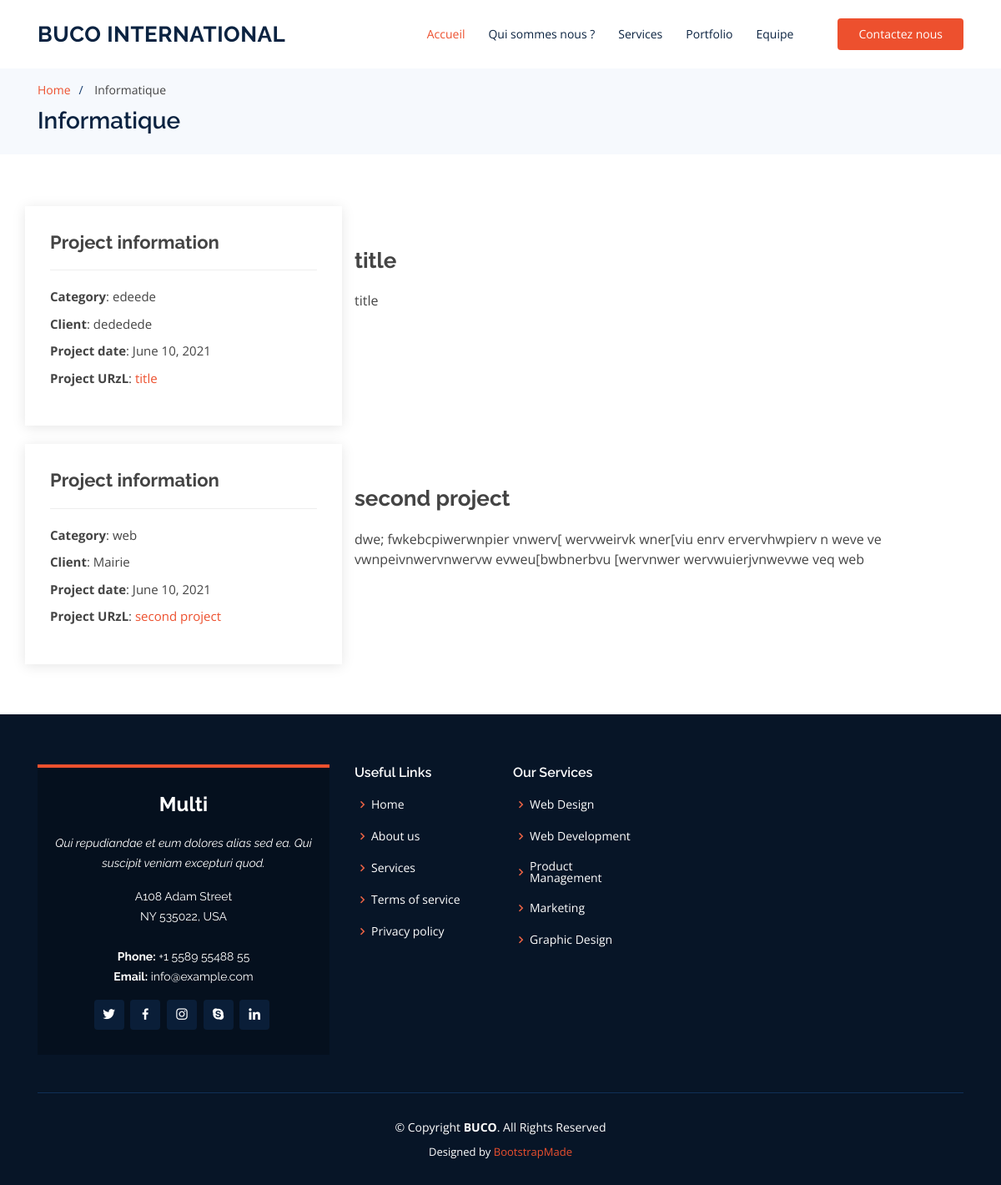
The app's page /Informatique/portofolio with its own data.
### landinpage/models.py (models this page shows, shortened)
class Service(models.Model):
    title = models.CharField(max_length=150)
    description = models.TextField()

class Project(models.Model):
    service = models.ForeignKey(Service, on_delete=models.CASCADE, related_name='services')
    title = models.CharField(max_length=150)
    description = models.TextField()
    category = models.CharField(max_length=150)
    client = models.CharField(max_length=150)
    project_date = models.DateField(auto_now=False, auto_now_add=False)
    project_url = models.URLField(max_length=250, blank=True)
    project_img = models.ImageField(upload_to='projects')
    def __str__(self):
        return self.title

### landinpage/views.py (the view)
# urls.py: path('<str:title>/portofolio', views.portofolio, name='portofolio')
def portofolio(request, title):
    service = get_object_or_404(Service, title=title)
    projects = Project.objects.filter(service=service.id)
    print(projects)
    data = {
        'projects': projects,
        'service': service
        }
    return render(request, 'landinpage/portofolio.html', data)

### landinpage/templates/landinpage/portofolio.html (shortened to what this page needs)
{% extends 'landinpage/base.html' %}
{% load static %}
{% block main %}
    <section id="breadcrumbs" class="breadcrumbs">
      <div class="container">
        <ol>
          <li><a href="{% url 'landinpage:index' %} ">Home</a></li>
          <li> {{service.title}} </li>
        </ol>
        <h2>{{service.title}}</h2>
      </div>
    </section>
    <section id="portfolio-details" class="portfolio-details">
      <div class="container">
{% for project in projects  %}
        <div class="row mtop-2">
              <div class="portfolio-info col-lg-4">
                <h3>Project information</h3>
                  <ul>
                      <li><strong>Category</strong>: {{project.category}} </li>
                      <li><strong>Client</strong>: {{ project.client}}</li>
                      <li><strong>Project date</strong>: {{ project.project_date}}</li>
                      <li><strong>Project URzL</strong>: <a href="{{ project.url}}">{{ project.title}}</a></li>
                  </ul>
              </div>
            <div class="portfolio-description col-lg-8">
                <h2>{{ project.title}}</h2>
                <p>
                    {{ project.description}}
                </p>
            </div>
        </div>
         {% endfor %}
      </div>
    </section>
{% endblock %}

### landinpage/static/css/style.css (style rules this page uses)
body { font-family: "Open Sans", sans-serif; color: #444444; }
a { color: #ed502e; }
h1, h2, h3, h4, h5, h6 { font-family: "Raleway", sans-serif; }
section { padding: 60px 0; }
.breadcrumbs { padding: 15px 0; background: #f6f9fd; min-height: 40px; margin-top: 82px; }
.breadcrumbs h2 { font-size: 28px; font-weight: 600; color: #0b2341; }
.breadcrumbs ol { display: flex; flex-wrap: wrap; list-style: none; padding: 0 0 10px 0; margin: 0; font-size: 14px; }
.breadcrumbs ol li + li { padding-left: 10px; }
.breadcrumbs ol li + li::before { display: inline-block; padding-right: 10px; color: #123a6d; content: "/"; }
.portfolio-details { padding-top: 40px; }
.mtop-2 { margin-top: 2%; }
.portfolio-details .portfolio-info { padding: 30px; background: #fff; box-shadow: 0px 2px 15px rgba(0, 0, 0, 0.1); z-index: 2; }
.portfolio-details .portfolio-info h3 { font-size: 22px; font-weight: 700; margin-bottom: 20px; padding-bottom: 20px; border-bottom: 1px solid #eee; }
.portfolio-details .portfolio-info ul { list-style: none; padding: 0; font-size: 15px; }
.portfolio-details .portfolio-info ul li + li { margin-top: 10px; }
.portfolio-details .portfolio-description { padding-top: 50px; }
.portfolio-details .portfolio-description h2 { width: 100%; font-size: 26px; font-weight: 700; margin-bottom: 20px; }
.portfolio-details .portfolio-description p { padding: 0 0 0 0; }

### records on screen
Service: title "Informatique"
Project: category "edeede", client "dededede", project_date "June 10, 2021", title "title", description "title"
Project: category "web", client "Mairie", project_date "June 10, 2021", title "second project", description "dwe; fwkebcpiwerwnpier vnwerv[ wervweirvk wner[viu enrv ervervhwpierv n weve ve vwnpeivnwervnwervw evweu[bwbnerbvu [wervnwer wervwuierjvnwevwe veq web"
